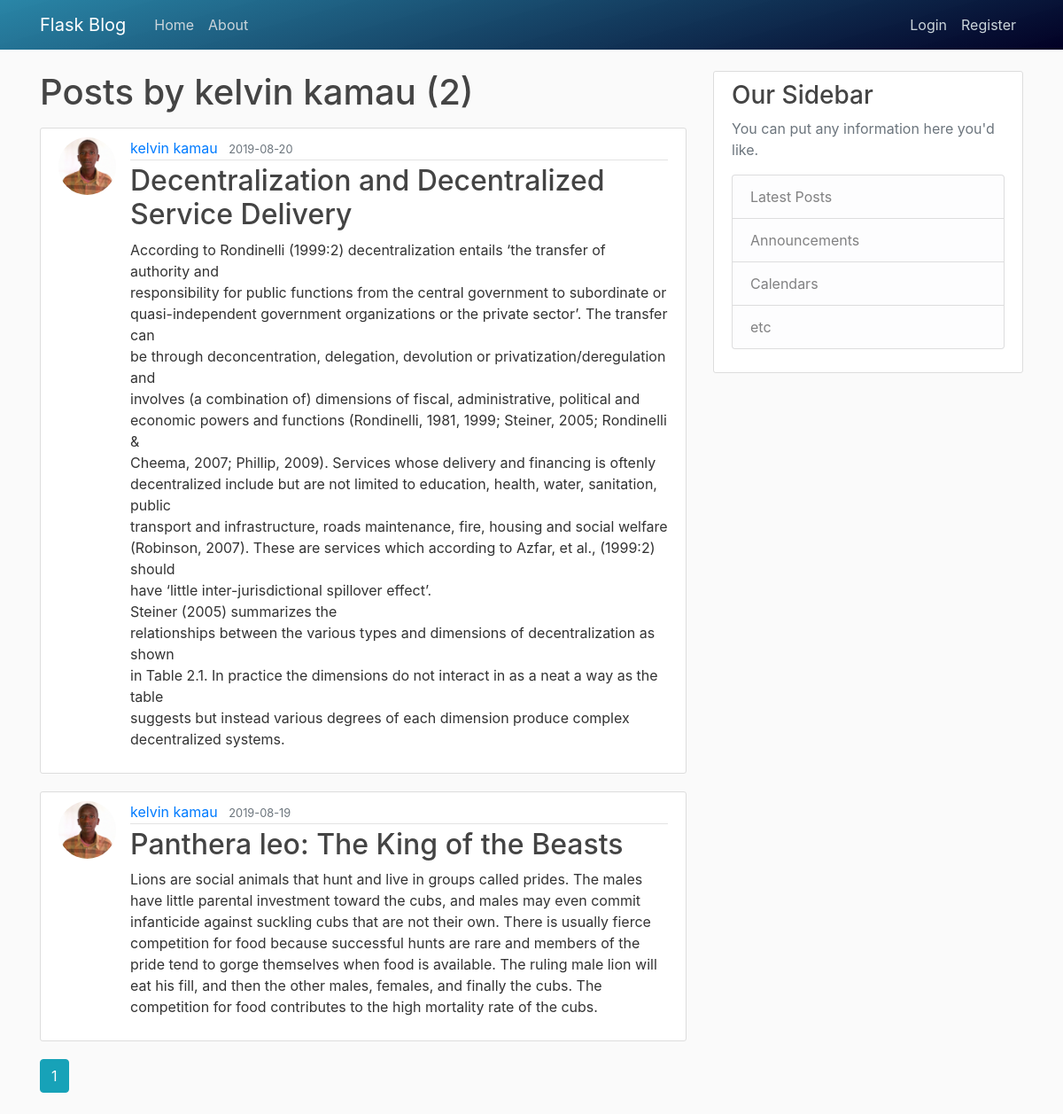
The app's page /user/kelvin kamau with its own data.
### blog_post/models.py (models this page shows, shortened)
class User(db.Model, UserMixin):
    id = db.Column(db.Integer, primary_key=True)
    username = db.Column(db.String(20), unique=True, nullable=False)
    email = db.Column(db.String(120), unique=True, nullable=False)
    image_file = db.Column(db.String(20), nullable=False,
                           default='default.jpg')
    password = db.Column(db.String(60), nullable=False)
    posts = db.relationship('Post', backref='author', lazy=True)

class Post(db.Model):
    id = db.Column(db.Integer, primary_key=True)
    title = db.Column(db.String(100), nullable=False)
    date_posted = db.Column(db.DateTime, nullable=False,
                            default=datetime.utcnow)
    content = db.Column(db.Text, nullable=False)
    user_id = db.Column(db.Integer, db.ForeignKey('user.id'), nullable=False)

### blog_post/users/routes.py (the view)
@users.route('/user/<string:username>')
def user_posts(username):
    page = request.args.get('page', 1, type=int)
    user = User.query.filter_by(username=username).first_or_404()
    posts = Post.query.filter_by(author=user).order_by(
        Post.date_posted.desc()).paginate(page=page, per_page=3)
    return render_template("user_posts.html", posts=posts, user=user)

### blog_post/templates/user_posts.html (shortened to what this page needs)
{% extends 'base.html' %}
{% block content %}
    <h1 class="mb-3">Posts by {{ user.username }} ({{ posts.total }})</h1>
    {% for post in posts.items %}
        <article class="media content-section">
            <img class="rounded-circle article-img" src="{{ url_for('static', filename='profile_pics/' + post.author.image_file) }}" alt="">
            <div class="media-body">
                <div class="article-metadata">
                    <a class="mr-2" href="{{url_for('users.user_posts', username=post.author.username)}}">{{ post.author.username }}</a>
                    <small class="text-muted">{{ post.date_posted.strftime('%Y-%m-%d')}}</small>
                </div>
                <h2><a class="article-title" href="{{url_for('posts.post', post_id=post.id)}}">{{ post.title }}</a></h2>
                <p class="article-content">{{ post.content }}</p>
            </div>
        </article>
    {% endfor %}
    {% for page_num in posts.iter_pages(left_edge=1, right_edge=1, left_current=1, right_current=2) %}
        {% if page_num %}
            {% if posts.page == page_num %}
                <a class="btn btn-info mb-4" href="{{ url_for('users.user_posts', username=user.username,  page=page_num) }}">{{ page_num }}</a>
            {% else %}
                <a class="btn btn-outline-info mb-4" href="{{ url_for('users.user_posts', username=user.username, page=page_num) }}">{{ page_num }}</a>
            {% endif %}
        {% endif %}
    {% endfor %}
{% endblock content%}

### blog_post/static/main.css (style rules this page uses)
body { background: #fafafa; color: #333333; margin-top: 5rem; }
h1, h2, h3, h4, h5, h6 { color: #444444; }
.content-section { background: #ffffff; padding: 10px 20px; border: 1px solid #dddddd; border-radius: 3px; margin-bottom: 20px; }
.article-title { color: #444444; }
.article-content { white-space: pre-line; }
.article-img { height: 65px; width: 65px; margin-right: 16px; }
.article-metadata { padding-bottom: 1px; margin-bottom: 4px; border-bottom: 1px solid #e3e3e3 }

### records on screen
User: username "kelvin kamau"
Post: image_file (placeholder picture), author.username "kelvin kamau", date_posted "2019-08-20", title "Decentralization and Decentralized Service Delivery", content "According to Rondinelli (1999:2) decentralization entails ‘the transfer of authority and responsibility for public functions from the central government to subordinate or quasi-independent government organizations or the private sector’. The transfer can be through deconcentration, delegation, devolution or privatization/deregulation and involves (a combination of) dimensions of fiscal, administrative, political and economic powers and functions (Rondinelli, 1981, 1999; Steiner, 2005; Rondinelli & Cheema, 2007; Phillip, 2009). Services whose delivery and financing is oftenly decentralized include but are not limited to education, health, water, sanitation, public transport and…"
Post: image_file (placeholder picture), author.username "kelvin kamau", date_posted "2019-08-19", title "Panthera leo: The King of the Beasts", content "Lions are social animals that hunt and live in groups called prides. The males have little parental investment toward the cubs, and males may even commit infanticide against suckling cubs that are not their own. There is usually fierce competition for food because successful hunts are rare and members of the pride tend to gorge themselves when food is available. The ruling male lion will eat his fill, and then the other males, females, and finally the cubs. The competition for food contributes to the high mortality rate of the cubs."

### other values on screen
{{ posts.total }} "2"
{{ page_num }} "1"
